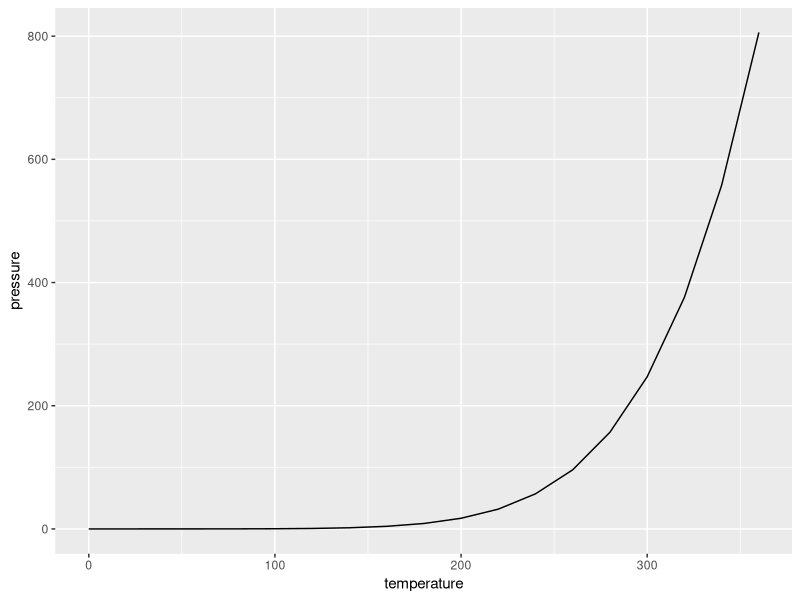
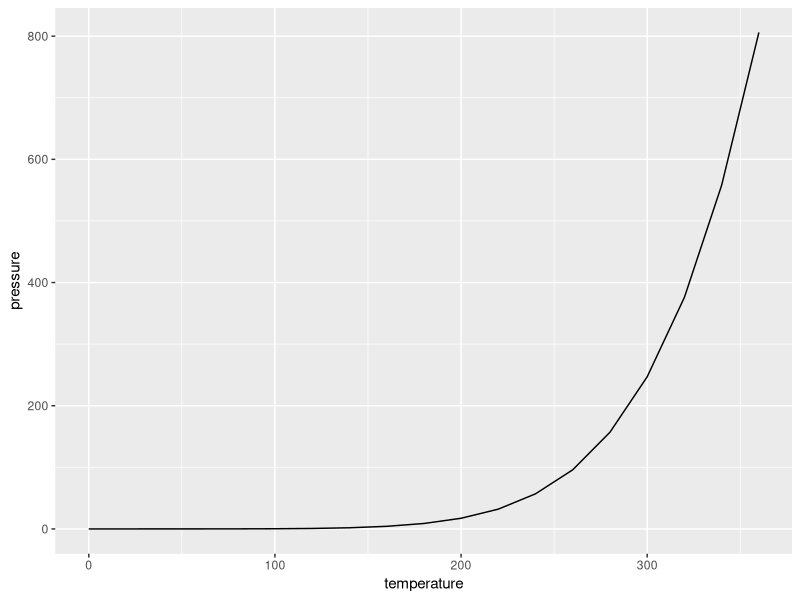
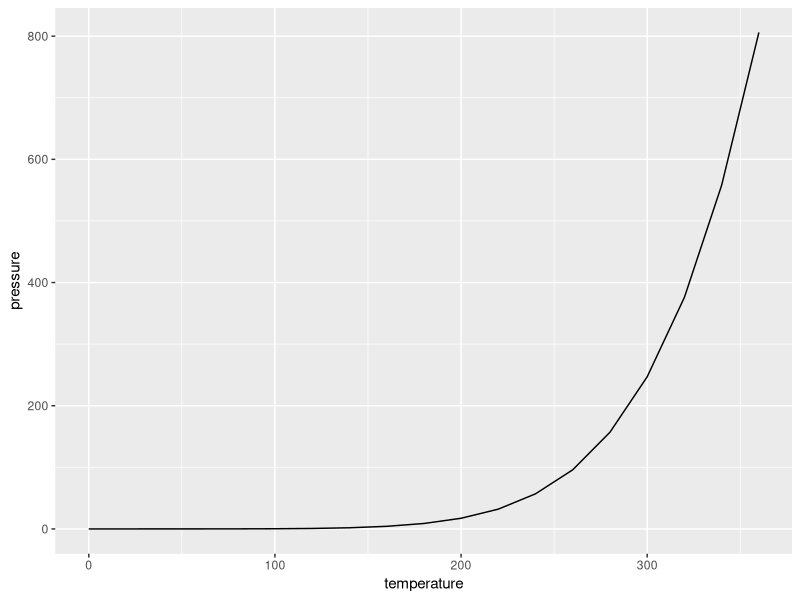

Generate these figures, in order, with R:
## ---- chunk 1
summary(cars)
## ---- chunk 2
summary(cars)

## ---- chunk 3
library(ggplot2) # calling the ggplot2 library
data("pressure") # a dataset built into R
ggplot(data = pressure, aes(x = temperature, y = pressure)) + geom_line()
## ---- chunk 4
library(ggplot2) # calling the ggplot2 library
data("pressure") # a dataset built into R
ggplot(data = pressure, aes(x = temperature, y = pressure)) + geom_line()
## ---- chunk 5
library(ggplot2) # calling the ggplot2 library
data("pressure") # a dataset built into R
ggplot(data = pressure, aes(x = temperature, y = pressure)) + geom_line()
